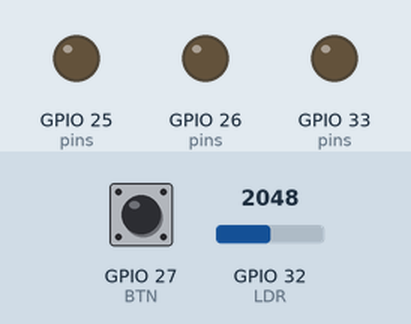
Recording of a program running on a simulated ESP32. On the bench: output pins drawn as LEDs (lit = HIGH). The inputs (shaded band) are chosen by the test bench; at power-on: GPIO 27 (BTN) HIGH, GPIO 32 (LDR) = 2048.

Above: at 1.2 s.
1.3 s: GPIO 27 (BTN) pulled LOW for 0.15 s
At 2.1 s:
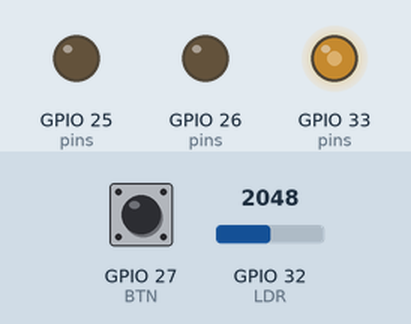
3.0 s: GPIO 32 (LDR) set to 2866
At 3.3 s:
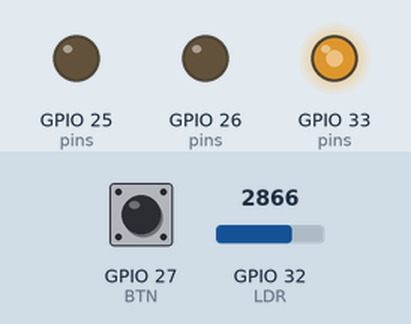
4.5 s: GPIO 32 (LDR) set to 3603
At 5.7 s:
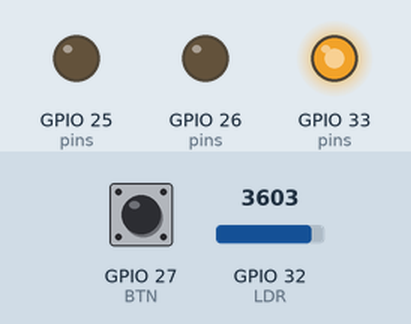
6.0 s: GPIO 27 (BTN) pulled LOW for 1 s
At 7.2 s:
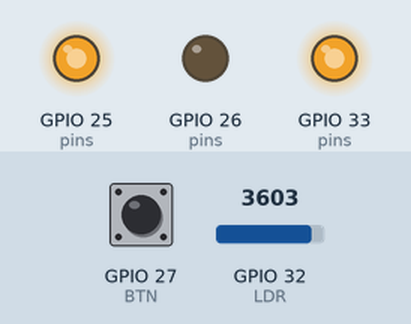
8.5 s: GPIO 32 (LDR) set to 2047
At 9.1 s:
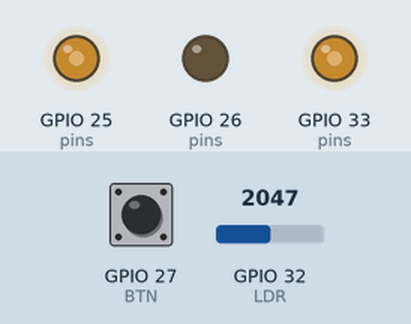
10.0 s: GPIO 32 (LDR) set to 491
At 10.3 s:
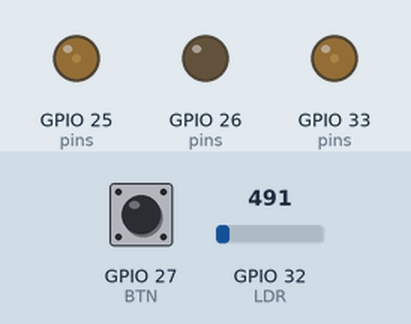
Timing chart, 0 to 12.5 s (numbered marks = the images above; inputs shaded):
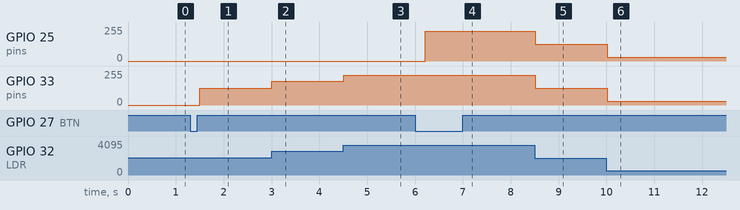

Measured:
- after the input at 1.3 s, GPIO 33 (pins): 0/255 → 127/255 after 0.20 s
- after the input at 3.0 s, GPIO 33 (pins): 127/255 → 177/255 at once
- after the input at 4.5 s, GPIO 33 (pins): 177/255 → 223/255 at once
- after the input at 6.0 s, GPIO 25 (pins): 0/255 → 223/255 after 0.21 s
- after the input at 8.5 s, GPIO 25 (pins), GPIO 33 (pins): 223/255 → 127/255 at once
- after the input at 10.0 s, GPIO 25 (pins), GPIO 33 (pins): 127/255 → 30/255 at once

The program:

main.cpp
```cpp
#include <Arduino.h>
#include <Bounce2.h>

// Define pins
#define BTN 27
#define RED 26
#define YELLOW 25
#define GREEN 33
#define LDR 32

#define MIN_LDR 0
#define MAX_LDR 4095

int bits[3] = {0, 0, 0};
int pins[3] = {RED, YELLOW, GREEN};
Bounce debouncer = Bounce();

void add1tobit(){
  for(int i = 2; i >=0; i--)
  {
    if (bits[i] == 0)
    {
      bits[i] = 1;
      break;
    }
    bits[i] = 0;
  }

}

void setup() {
  Serial.begin(115200);
  ledcSetup(1, 5000, 8); // Main channel
  ledcSetup(0, 5000, 8); // Voided channel
  debouncer.attach(BTN, INPUT_PULLUP);
  debouncer.interval(25);
}

void loop() {
  debouncer.update();
  long pwm = map(analogRead(LDR), MIN_LDR, MAX_LDR, 0, 255);
  // Display LED
  ledcWrite(1, pwm);
  if (debouncer.fell()) {
    add1tobit();
    for (int i = 0; i < 3; i++) {
      ledcAttachPin(pins[i], bits[i]);
    }
  }
  delay(100);
}
```
